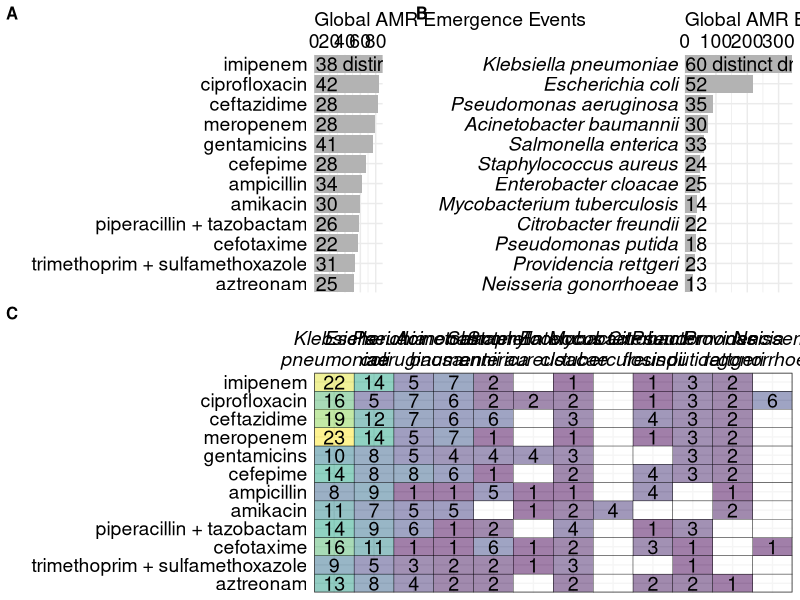
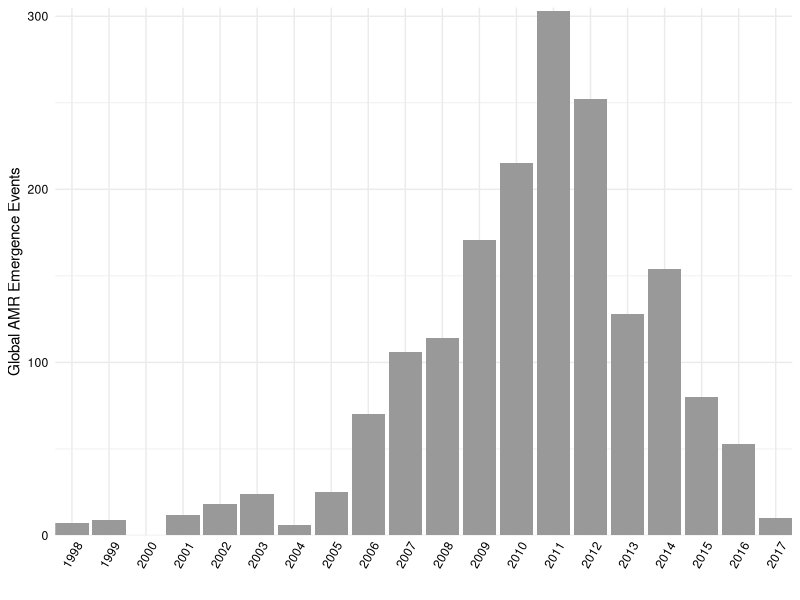
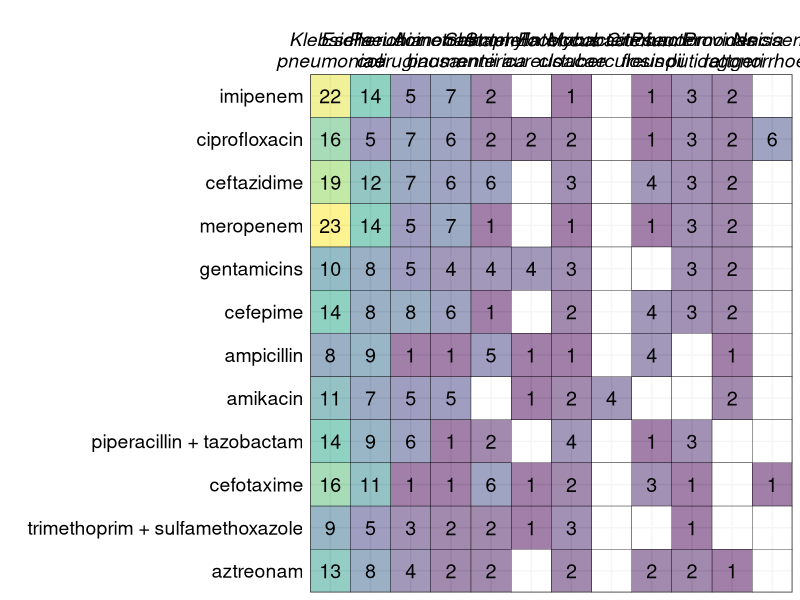
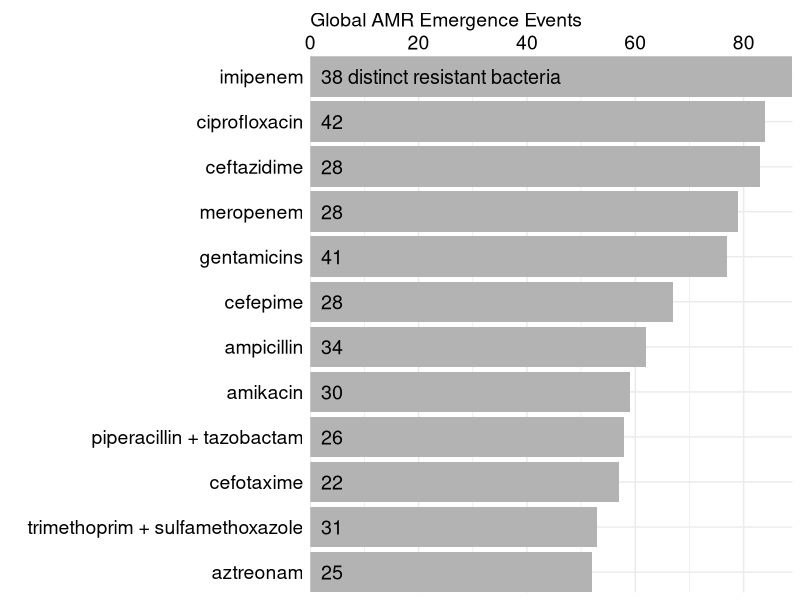
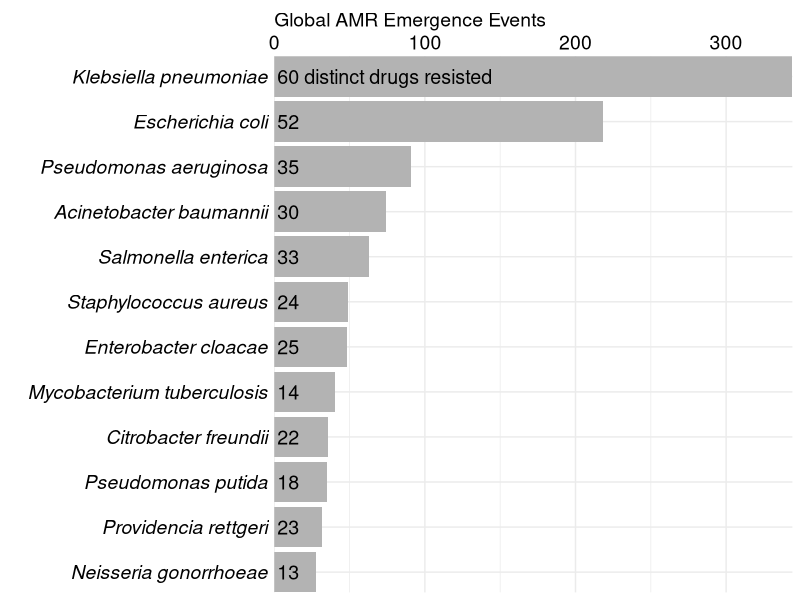
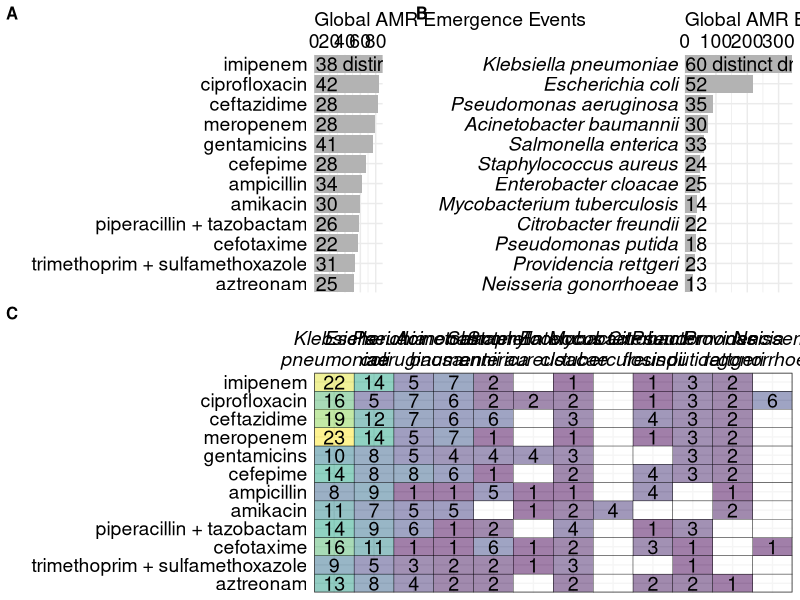
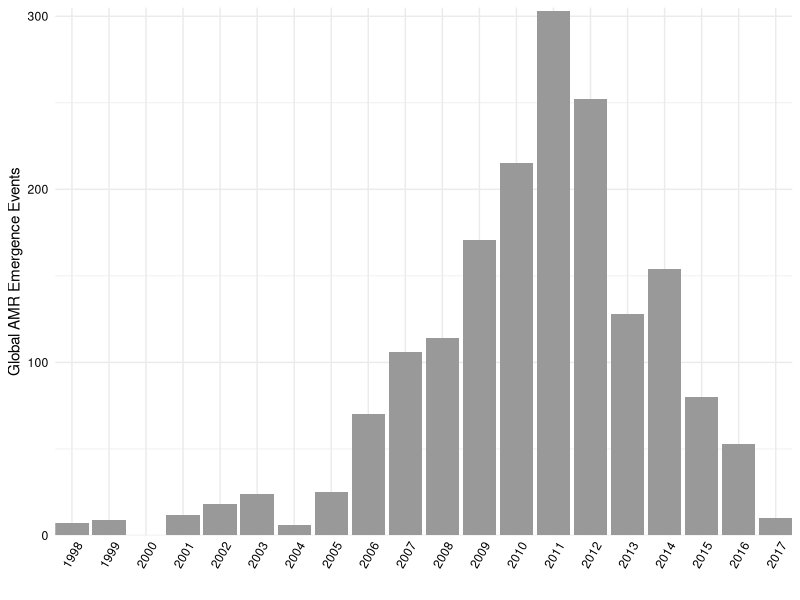

The R source for these figures, in order: (Note: this script raises an error after producing the figures.)
library(tidyverse)
library(here)
library(cowplot)


# Get data ----------------------------------------------------------------
events <- read_csv(here("events-db.csv")) %>%
  mutate(drug = str_remove_all(drug, "drug|combination")) %>%
  mutate(drug = str_replace_all(drug, ",", " + ")) %>%
  mutate(drug = str_squish(drug)) %>%
  mutate(drug = fct_infreq(drug)) %>%
  mutate(bacteria = str_to_sentence(bacteria)) %>%
  mutate(bacteria = fct_infreq(bacteria))

# summary counts
# see amr-db.csv in AMR repo for all article abstracts reviewed - 23770
# see link_tracking_current_07122018.xls for all promed abstracts reviewed - 1196
23770 + 1196
read_csv(here("data-processed","articles-db.csv")) %>% filter(downloaded == "yes") %>% nrow() # number abstracts reviewed
# promed_article_index.csv has number of promeds reviewed - 208
1583 + 208
  
n_distinct(events$study_id) # count studies in database
n_distinct(events$study_iso3c) # count countries
nrow(events) # count events

events %>%
  group_by(study_iso3c) %>%
  count(sort=T) 

events %>%
  select(study_id, study_country) %>%
  distinct() %>%
  group_by(study_country) %>%
  count(sort=T) 

top_drugs <- events %>% 
  select(bacteria, drug) %>%
  group_by(drug) %>%
  mutate(n_events = n()) %>%
  ungroup() %>%
  distinct() %>%
  group_by(drug, n_events) %>%
  count(name = "n_bacteria") %>%
  ungroup() %>%
  arrange(-n_events) %>%
  mutate(lab = ifelse(n_events == max(n_events), paste(n_bacteria, "distinct resistant bacteria"), n_bacteria)) %>%
  slice(1:12)

colistin <- events %>% 
  filter(drug == "colistin")
n_distinct(colistin$study_country)
n_distinct(colistin$bacteria)

top_bact <- events %>% 
  select(bacteria, drug) %>%
  group_by(bacteria) %>%
  mutate(n_events = n()) %>%
  ungroup() %>%
  distinct() %>%
  group_by(bacteria, n_events) %>%
  count(name = "n_drugs") %>%
  ungroup() %>%
  arrange(-n_events) %>%
  mutate(lab = ifelse(n_events == max(n_events), paste(n_drugs, "distinct drugs resisted"), n_drugs)) %>%
  slice(1:12)


# Heatmaps -----------------------------------------------------------------

heatmap_mat <- events %>%
  group_by(drug, bacteria) %>%
  count() %>%
  ungroup() %>%
  full_join(., expand(., drug, bacteria)) %>%
  filter(bacteria %in% top_bact$bacteria) %>%
  filter(drug %in% top_drugs$drug) 

heatmap <- ggplot(heatmap_mat %>% 
                    mutate(bacteria = fct_relabel(bacteria, ~str_replace(., " ", "\n"))) %>%
                    mutate(drug = fct_rev(drug)),
                  aes(bacteria, drug)) + 
  geom_tile(color = "black", aes(fill = n), alpha = 0.5) +
  geom_text(aes(label = n), color = "black", size = 5) +
  scale_fill_viridis_c(guide = FALSE, alpha = 0.5, na.value="transparent") +
  scale_x_discrete(position = "top", expand = c(0, 0)) +
  scale_y_discrete(expand = c(0, 0)) +
  labs(x = "", y = "") +
  theme_bw() +
  theme(axis.text.y = element_text(size = 14, color = "black"),
        axis.text.x = element_text(size = 14, face = "italic", color = "black"),
        axis.ticks = element_blank())
ggsave(here("figures-and-tables/drug-bacteria-heatmap.png"), width = 19.5, height = 9)

drugs_total <- top_drugs %>% 
  mutate(drug = fct_rev(drug)) %>%
  ggplot(., aes(x = drug, y = n_events)) +
  geom_bar(stat = "identity", fill = "gray70") +
  geom_text(aes(label=lab), y = 2, hjust = "left", size = 5) +
  #scale_fill_viridis_c(guide = FALSE, alpha = 0.5) +
  scale_x_discrete(expand = c(0, 0)) +
  scale_y_continuous(expand = c(0, 0), position = "right") +
  labs(x = "", y = "Global AMR Emergence Events") +
  coord_flip() + 
  theme_minimal() +
  theme(axis.text.y = element_text(size = 14, color = "black"),
        axis.text.x = element_text(size = 14, color = "black"),
        axis.title.x = element_text(size = 14, hjust = 0, color = "black"),
        axis.ticks = element_blank())
ggsave(here("figures-and-tables/drug-barchart.png"), width = 12, height = 9)


bact_total <- top_bact %>% 
  mutate(bacteria = fct_rev(bacteria)) %>%
  ggplot(., aes(x = bacteria, y = n_events)) +
  geom_bar(stat = "identity", fill = "gray70") +
  geom_text(aes(label=lab), y = 2, hjust = "left", size = 5) +
  #scale_fill_viridis_c(guide = FALSE, alpha = 0.5) +
  scale_x_discrete(expand = c(0, 0)) +
  scale_y_continuous(expand = c(0, 0), position = "right") +
  labs(x = "", y = "Global AMR Emergence Events") +
  coord_flip() + 
  theme_minimal() +
  theme(axis.text.y = element_text(size = 14, face = "italic", color = "black"),
        axis.text.x = element_text(size = 14, color = "black"),
        axis.title.x = element_text(size = 14, hjust = 0, color = "black"),
        axis.ticks = element_blank())
ggsave(here("figures-and-tables/bacteria-barchart.png"), width = 12, height = 9)

top_row <- plot_grid(drugs_total, NULL, bact_total, nrow = 1,
          rel_widths = c(1, 0.05, 1), labels = c('A', '', 'B'), label_size = 12)
bottom_row <- plot_grid(heatmap, labels = 'C', label_size = 12)
plot_grid(top_row, bottom_row, nrow = 2)
ggsave(here("figures-and-tables/drug-bacteria-barchart.png"), width = 19.5, height = 12)

# Publications over time --------------------------------------------------
events %>%
  mutate(start_year = as.numeric(str_sub(start_date, 1, 4))) %>%
  group_by(start_year) %>%
  count() %>%
  ungroup() %>%
  bind_rows(tibble(start_year = setdiff(seq(min(.$start_year), max(.$start_year)), .$start_year), n=0)) %>%
  arrange(start_year) %>%
  mutate(start_year = as.character(start_year)) %>%
  ggplot(., aes(x=start_year, y=n)) +
  geom_bar(stat = "identity", fill = "gray60" ) +
  scale_x_discrete(expand = c(0, 0)) +
  scale_y_continuous(expand = c(0, 0), limits = c(0, 305)) +
  labs(y = "Global AMR Emergence Events", x = "") +
  theme_minimal() +
  theme(axis.text.x = element_text(angle = 60, vjust = 0.6, color = "black"),
        axis.text.y = element_text(color = "black"))
ggsave(here("figures-and-tables/pubs-over-time.png"))

# Field specificity -------------------------------------------------------

# drug (group/spec) 
drug <- events %>%
  select(drug, rank = drug_rank) %>%
  distinct() %>%
  mutate(rank = recode(rank, 
                            "drug group + drug group" = "drug group",
                            "drug name + drug name" = "drug name",
                            "drug group + drug name" = "drug group/name combo")) %>%
  group_by(rank) %>%
  count() %>%
  ungroup() %>%
  mutate(rank = factor(rank, levels = c("drug name", "drug group", "drug group/name combo")),
         cat = "Drug") %>%
  arrange(rank)

# bact (family, genus, species) 
bact <- events %>%
  select(bacteria, rank = bacteria_rank) %>%
  distinct() %>%
  group_by(rank) %>%
  count() %>%
  ungroup() %>%
  mutate(rank = factor(rank, levels = c("species", "genus", "family")),
         cat = "Bacteria") %>%
  arrange(rank)

# location (county, state, city , hosp, impute)
loc <- events %>%
  select(study_id, study_location_basis) %>%
  distinct() %>%
  mutate(rank = ifelse(grepl("hospital", study_location_basis), 
                                      "hospital", ifelse(grepl("city", study_location_basis),
                                                         "city", ifelse(grepl("state_province_district", study_location_basis),
                                                                        "state/province/district", "country")))) %>%
  group_by(rank) %>%
  count() %>%
  ungroup() %>%
  mutate(rank = factor(rank, levels = c("hospital", "city", "state/province/district", "country")),
         cat = "Location") %>%
  arrange(rank)


# date (year, month, day, impute)
date <- events %>%
  select(study_id, start_date, rank = start_date_rank) %>%
  distinct() %>%
  group_by(rank) %>%
  count() %>%
  ungroup() %>%
  mutate(rank = factor(rank, levels = c("day", "month", "year")),
         cat = "Date") %>%
  arrange(rank)


ranks <- reduce(list(drug, bact, loc, date), rbind) %>%
  select(" "=cat, "Classification" = rank, "Count" = n)

write_csv(ranks, here::here("figures-and-tables", "field_summary.csv"))


